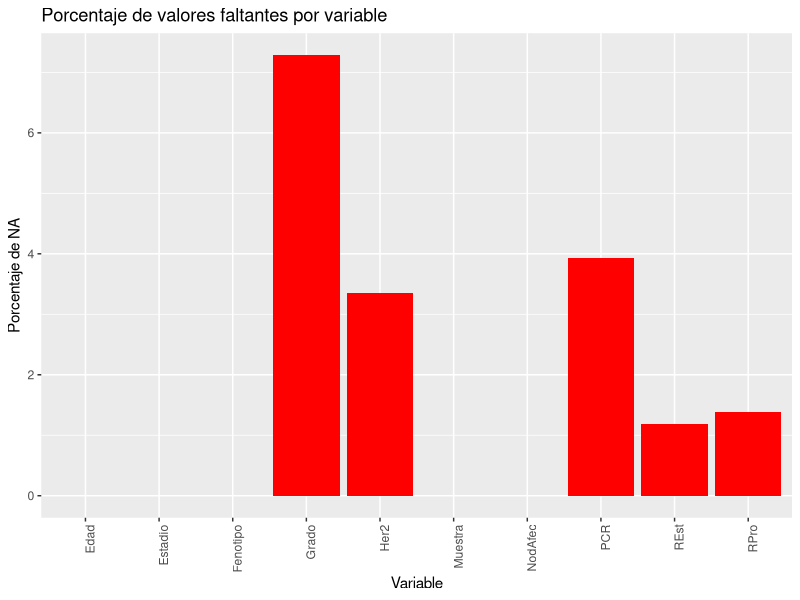
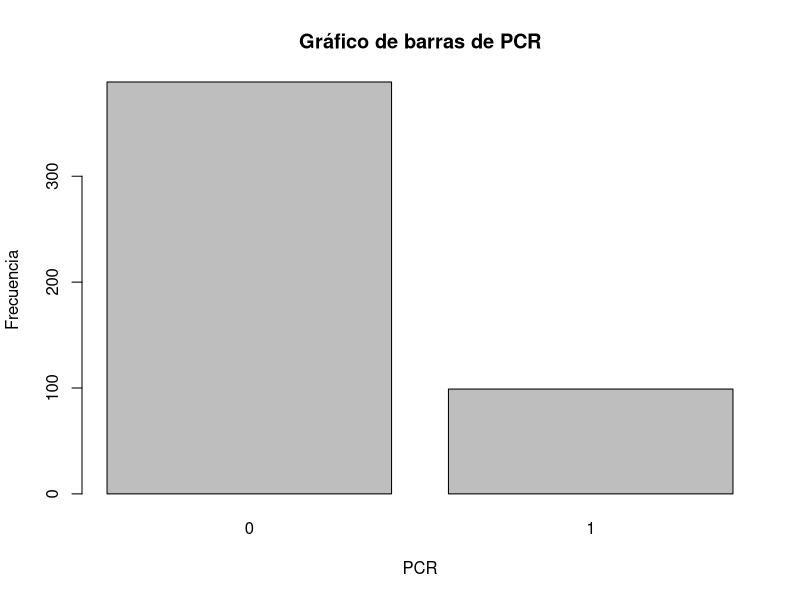
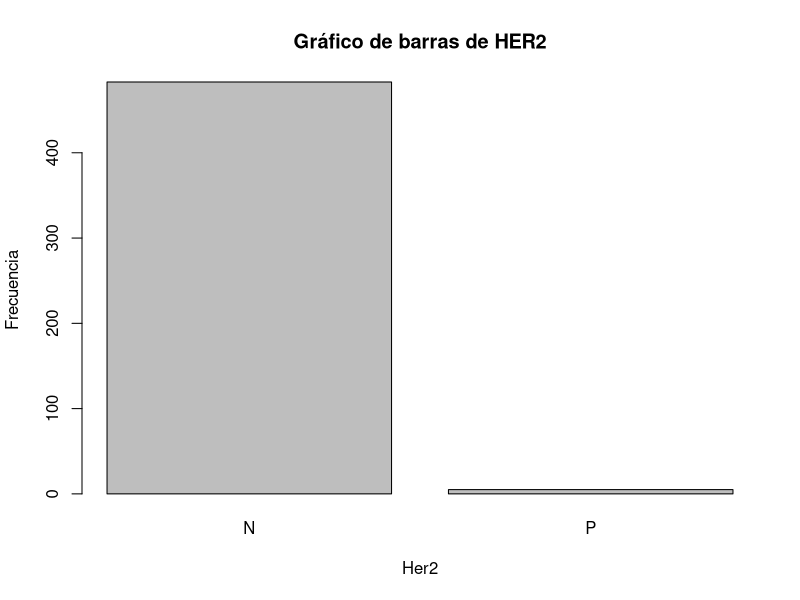
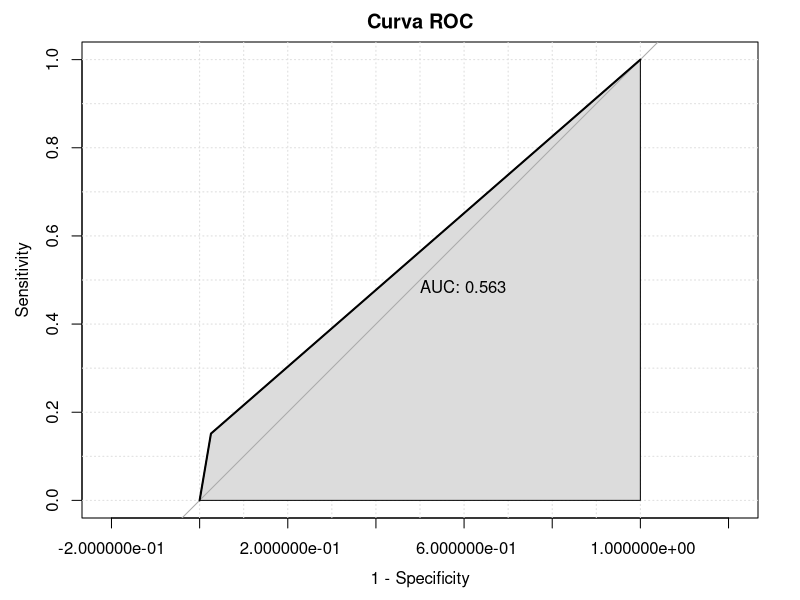

These charts were generated, in order, by the following R code: (Note: a time limit stopped this script after it produced the figures.)
## ---- chunk 1
knitr::opts_chunk$set(echo = TRUE)
## ---- chunk 2
datos_iniciales <- read.table("Datos_Cancer_Mama2.txt", sep = "\t", header = TRUE, stringsAsFactors = TRUE, fileEncoding = "latin1")

head(datos_iniciales, 4) #Imprimo por pantalla las primeras 4 filas para mostrar los datos iniciales
#View(datos_iniciales) #Este codigo es útil para poder visualizar los datos en su totalidad antes de modificarlos
## ---- chunk 3
datos_cancer <-  datos_iniciales
# Reemplazar "I" con NA en cada columna
datos_cancer$REst[datos_cancer$REst == "I"] <- NA
datos_cancer$RPro[datos_cancer$RPro == "I"] <- NA
datos_cancer$Her2[datos_cancer$Her2 == "I"] <- NA

# Eliminar el nivel "I" de los factores
datos_cancer$REst <- droplevels(datos_cancer$REst)
datos_cancer$RPro <- droplevels(datos_cancer$RPro)
datos_cancer$Her2 <- droplevels(datos_cancer$Her2)
#View(datos_cancer)
## ---- chunk 4
# Calcula el porcentaje de valores faltantes
grafica_porcentajes_NA <-  function(datos){
  na_percentage <- colMeans(is.na(datos)) * 100

# Convierte los resultados a un data frame para ggplot
na_df <- data.frame(variable = names(na_percentage), percentage = na_percentage)

# Carga la biblioteca ggplot2
library(ggplot2)

# Crea el gráfico de barras
ggplot(na_df, aes(x = variable, y = percentage)) +
  geom_bar(stat = "identity", fill = "red") +
  theme(axis.text.x = element_text(angle = 90, hjust = 1)) +
  labs(x = "Variable", y = "Porcentaje de NA", title = "Porcentaje de valores faltantes por variable")
}

#summary(datos_cancer)
grafica_porcentajes_NA(datos_cancer)

## ---- chunk 5
#Funcion útil para evitar errores por valores 0,5 en luegar de 0.5
arregla_decimal <- function(columna_decimal) {
  columna_decimal <- gsub(",", ".", columna_decimal)
  return(columna_decimal)
}
datos_cancer$Edad <- arregla_decimal(datos_cancer$Edad)
datos_cancer$Edad <- as.integer(datos_cancer$Edad) #Redondea para abajo usualmente

datos_cancer$Grado <- as.factor(datos_cancer$Grado)
#View(datos_cancer)
## ---- chunk 6
summary(datos_cancer)
#Eliminar las filas con NA en PCR es lo mejor, porque es muy peligroso generar resultados por imputacion en las casillas de la variable evento.
datos_cancer <- datos_cancer[!is.na(datos_cancer$PCR), ]
print("Resumen de datos sin NA en nuestra variable evento")
summary(datos_cancer)

## ---- chunk 7
rellenado_NA <- function(dataset) {

  # Convertir los valores nulos "" en NA
  dataset[dataset == ""] <- NA
  
  # Identificar las columnas (2) con valores ausentes (anyNA)
  columnas_ausentes <- colnames(dataset)[apply(dataset, 2, anyNA)]

  # Imputar valores faltantes por la media para las variables numéricas y la moda para las variables categóricas
  dataset[columnas_ausentes] <- lapply(dataset[columnas_ausentes], function(col) {
    if (is.numeric(col)) {
      media <- mean(col, na.rm = TRUE)  # Calcular la media de la columna
      col[is.na(col)] <- media  # Reemplazar los NA con la media
    } else {
      # Convertir las columnas a factores si no lo son
      if (!is.factor(col)) {
        col <- as.factor(col)
      }
      # Calcular la moda de la columna y reemplazar los NA con la moda
      moda <- names(which.max(table(col)))
      col[is.na(col)] <- moda
    }
    return(col)
  })

  # verificación
  if (anyNA(dataset)) {
    warning("Hubo un error inesperado, por algún motivo no sé relleno correctamente")
  }
  return(dataset)
}


datos_cancer <- rellenado_NA(datos_cancer)
#View(datos_cancer)

## ---- chunk 8
# Convertir la columna Grado a tipo carácter
datos_cancer$Grado <- as.character(datos_cancer$Grado)

# Realizar los reemplazos
datos_cancer$Grado <- replace(datos_cancer$Grado, datos_cancer$Grado == "1", "I (1)")
datos_cancer$Grado <- replace(datos_cancer$Grado, datos_cancer$Grado == "2", "II (2)")
datos_cancer$Grado <- replace(datos_cancer$Grado, datos_cancer$Grado == "3", "III (3)")

# Convertir la columna Grado de nuevo a factor, si lo deseas
datos_cancer$Grado <- as.factor(datos_cancer$Grado)

# Contar el número de filas con "T0" en la columna Estadio
num_filas_T0 <- sum(datos_cancer$Estadio == "T0")


# Contar el número de filas con "T0" en la columna Estadio
num_filas_T1 <- sum(datos_cancer$Estadio == "T1")

# Convertir la columna Estadio a tipo carácter
datos_cancer$Estadio <- as.character(datos_cancer$Estadio)

# Realizar los reemplazos
datos_cancer$Estadio[datos_cancer$Estadio == "T0"] <- "T0-T1"
datos_cancer$Estadio[datos_cancer$Estadio == "T1"] <- "T0-T1"

# Contar el número de filas con "T0" en la columna Estadio
num_filas <- sum(datos_cancer$Estadio == "T0-T1")

# Convertir la columna Estadio de nuevo a factor, si lo deseas
datos_cancer$Estadio <- as.factor(datos_cancer$Estadio)

print(paste("Para la variable Estadio el número de filas con T0 es:", num_filas_T0, " y el número de filas con T1 es:", num_filas_T1, "Por lo cual para evitar tener una categoría tan pequeña se unificaran en T0-T1", num_filas))

## ---- chunk 9
# Agrupación de edades basada en etapas de la vida
datos_cancer$edad_umbralizada <- cut(datos_cancer$Edad,
                              breaks = c(-Inf, 40, 49, 69, Inf),
                              labels = c("(40 o menos)", "(40-49)", "(50-69)", "(70 o más)"),
                              include.lowest = TRUE)
datos_cancer$edad_binaria <- ifelse(datos_cancer$Edad < 50, "Adulto joven (24-49)", "Adulto mayor (50-75)")
head(datos_cancer, 4)
## ---- chunk 10
generador_graficas_automatico <- function(dato1, nom_col) {
 # Asegurarse de que la variable es un factor
 dato1 <- as.factor(dato1)
  
 es_cat1 <- is.factor(dato1)
  
 if (es_cat1) {
    # Gráfico de barras
    barplot(table(dato1), main = paste("Gráfico de barras de", nom_col), xlab = nom_col, ylab = "Frecuencia")
    
    # Pastel
    pie(table(dato1), cex = 1.5, main = paste("Pastel de:", nom_col))
 } else {
    # Boxplot
    boxplot(dato1, horizontal = TRUE, main = paste("Boxplot de:", nom_col))
    
    # Histograma
    hist(dato1, main = paste("Histograma de", nom_col), ylab = "Frecuencia", xlab = nom_col)
    
    # Curva de densidad
    densidad <- density(dato1)
    lines(densidad, col = "black", lwd = 2)
    
    # Tabla de frecuencias
    tabla_frecuencias <- data.frame(Valor = unique(dato1), Frecuencia = table(dato1))
    print(tabla_frecuencias)
 }
}

# Obtener los nombres de las columnas
#nombres_columnas <- colnames(datos_cancer)

# Si queremos generar los comandos tendremos que quitar el #
#resultados_analisis <- lapply(nombres_columnas, function(nombre_col) {
#  generador_graficas_automatico(datos_cancer[[nombre_col]], nombre_col)
#  View(datos_cancer)
#})
## ---- chunk 11
barplot(table(datos_cancer$PCR), main = "Gráfico de barras de PCR", xlab = "PCR", ylab = "Frecuencia")

#porcentaje de 0 en la variable PCR
porcentaje_0 <- round(sum(datos_cancer$PCR == "0") / length(datos_cancer$PCR) * 100, 2)
print(paste("El porcentaje de la variable PCR que tiene un valor de '0' es:", porcentaje_0, "%"))
## ---- chunk 12
barplot(table(datos_cancer$Her2), main = "Gráfico de barras de HER2", xlab = "Her2", ylab = "Frecuencia")
## ---- chunk 13
datos_cancer<- subset(datos_cancer, select=-Muestra) #Dataset tras limpieza e imputación
datos_cancer<- subset(datos_cancer, select=-Her2) #Dataset principal con el que se trabajará (sin Her2)
datos_cancer_def<- datos_cancer
datos_cancer<- subset(datos_cancer, select=-edad_binaria)
datos_cancer<- subset(datos_cancer, select=-edad_umbralizada)
## ---- chunk 14
# Hay que cargar la librería MASS, donde se encuentra la función stepAIC
library(MASS)
# Stepwise backward selection
# ---------------------------
# Primero, se crea el modelo completo. El "." indica que incluye todas las variables del conjunto de datos.
# En el parámetro data se pasan los datos imputados mediante la eliminación de los NA´s. Es importante destacar que el algoritmo stepAIC no funciona correctamente con valores NA´s.
lr.fit1 <- glm(PCR ~ ., data = datos_cancer_def, family = binomial("logit"))
print("Resumen de los valores que más afectan al resultado de la PCR")
summary(lr.fit1)
# Realizar selección de variables utilizando stepAIC
print("Disculpe el exceso de texto, pero considero necesario mostrar la elección de stepAIC")
modelo_seleccionado <- stepAIC(lr.fit1, direction = "backward")
# Resumen del modelo seleccionado
#summary(modelo_seleccionado)
## ---- chunk 15

oversample_data <- function(dataset, target_col, event_posi=1, event_nega=0, semilla=10) {
  set.seed(semilla)
  # Dividir el conjunto de datos en aquellas cuyo valor de la variable evento es positivo (1) y negativo (0)
  positive <- dataset[dataset[[target_col]] == event_posi, ]
  negative <- dataset[dataset[[target_col]] == event_nega, ]
  
  # Calcular el número de instancias positivas y negativas
  num_positive <- nrow(positive)
  num_negative <- nrow(negative)
  
  # Determinar cuál es la clase menos representada
  minor <- ifelse(num_positive < num_negative, 1, 0)
  
  # Determinar cuántas instancias adicionales necesitamos generar
  num_to_generate <- abs(num_positive - num_negative)
  
  # Realizar oversampling generando instancias adicionales aleatorias de la clase menos representada
  if (minor == 1) {
    additional <- positive[sample(num_positive, num_to_generate, replace = TRUE), ]
  } else {
    additional <- negative[sample(num_negative, num_to_generate, replace = TRUE), ]
  }
  
  # Combinar el conjunto de datos original con las instancias adicionales
  oversampled_dataset <- rbind(dataset, additional)
  
  return(oversampled_dataset)
}
datos_oversampling= oversample_data(datos_cancer_def,"PCR")
cat("El número de filas de datos_oversampling es ", nrow(datos_oversampling), " donde la variable evento se encuentra equilibrada artificialmente.\n")

## ---- chunk 16
undersample_data <- function(dataset, target_col, event_posi=1, event_nega=0, seed=69) {
  set.seed(seed)
  # Divide the dataset into positive and negative instances
  positive <- dataset[dataset[[target_col]] == event_posi, ]
  negative <- dataset[dataset[[target_col]] == event_nega, ]

  # Calculate the number of positive and negative instances
  num_positive <- nrow(positive)
  num_negative <- nrow(negative)

  # Determine the majority class
  majority <- ifelse(num_positive > num_negative, 1, 0)

  # Determine how many instances to remove from the majority class
  num_to_remove <- abs(num_positive - num_negative)

  # Perform undersampling by randomly removing instances from the majority class
  if (majority == 1) {
    to_remove <- sample(nrow(positive), num_to_remove, replace = FALSE)
    positive <- positive[-to_remove, ]
  } else {
    to_remove <- sample(nrow(negative), num_to_remove, replace = FALSE)
    negative <- negative[-to_remove, ]
  }

  # Combine the undersampled dataset
  undersampled_dataset <- rbind(positive, negative)

  return(undersampled_dataset)
}

datos_undersampling <- undersample_data(datos_cancer_def, "PCR")
cat("El número de filas de datos_undersampling es ", nrow(datos_undersampling), " donde la variable evento se encuentra equilibrada artificialmente.\n")
## ---- chunk 17
# Realizar predicciones en el conjunto de prueba
predicciones <- predict(lr.fit1, newdata = datos_cancer_def, type = "response")

# Esta línea de código utiliza la función ifelse() para convertir las predicciones continuas (valores numéricos entre 0 y 1) en clases discretas (1 para positivo y 0 para negativo).
predicted_classes <- ifelse(predicciones > 0.5, 1, 0)

#matriz confusion
conf_matrix <- table(datos_cancer_def$PCR, predicted_classes)

print("La matriz confusión:")
print(conf_matrix)

## ---- chunk 18
library(pROC)
# Calcular la curva ROC
roc_obj <- roc(datos_cancer_def$PCR, predicted_classes)

# Graficar la curva ROC
plot(roc_obj, main='Curva ROC', print.auc=TRUE, auc.polygon=TRUE,
     grid=TRUE, legacy.axes=TRUE, percent=TRUE)

# Imprimir el valor del área bajo la curva (AUC)
cat('Área bajo la curva (AUC):', auc(roc_obj), '\n')
## ---- chunk 19
library(pROC)
calcular_param <- function(original, predict) {
  
  suppressWarnings(matriz_confusion <- table(original, predict))
    # Comprobar si la matriz de confusión es 2x1
  if (ncol(matriz_confusion) == 1 && nrow(matriz_confusion) == 2) {
    # Crear una matriz de confusión 2x2 rellenada con ceros
    new_conf_matrix <- matrix(0, nrow = 2, ncol = 2, dimnames = list(c("0", "1"), c("0", "1")))
    # Copiar los valores de la matriz original a la nueva matriz
    new_conf_matrix[, 1] <- matriz_confusion[, 1]
    matriz_confusion <- new_conf_matrix
  }
  
    
  VN <- matriz_confusion[1, 1]
  FP <- matriz_confusion[1, 2]
  VP <- matriz_confusion[2, 2]
  FN <- matriz_confusion[2, 1]
  #La Exactitud  (en inglés, “Accuracy”) (VP+VN)/(VP+FP+FN+VN) ACIERTOS/TOTAL
  accuracy <- round((VP+VN)/(VP+FP+FN+VN), digits = 2)

  # La Precisión VP/(VP+FP), lo que sería igual :  Verdaderos positivos / Total Enfermos
  precision <- round(VP/(VP+FP), digits = 2)
  
  # La Sensibilidad (“Recall” o “Sensitivity” ),VP/(VP+FN)
  sensibilidad <- round((VP/(VP+FN)), digits = 2)


  # La Especificidad (“Especificity”) también conocida como la Tasa de Verdaderos Negativos, (“true negative rate”)
  #VN/(VN+FP)
  especificidad <- round((VN/(VN+FP)), digits = 2)

  # Calcular el F1-score
  f1_score <- round(2 * (precision * sensibilidad) / (precision + sensibilidad), digits = 2)

  #te calculo la roc
  roc_obj <- roc(original, predict)

  # Valor del área bajo la curva (AUC)
  AUC <- round(auc(roc_obj), digits = 3)
  
  return(c(accuracy, precision, sensibilidad, especificidad, f1_score, AUC))
}

imprimir_param <- function(calc){
    cat("Parámetros de evaluación del modelo:",
      paste("Exactitud (accuracy):", calc[1]),
      paste("Precision:", calc[2]),
      paste("sensibilidad:", calc[3]),
      paste("especificidad:", calc[4]),
      paste("F1-score:", calc[5]), 
      paste("Área bajo la curva ROC (AUC):", calc[6]),
      "\n")
  
}


# Obtener los valores
calc <- calcular_param(datos_cancer_def$PCR, predicted_classes)

imprimir_param(calc)
## ---- chunk 20
dividir_datos <- function(datos, porcentaje = 0.7, semilla = 69) {
 # Establecer la semilla para la reproducibilidad
 set.seed(semilla)
  
 # Calcular el número de filas para el conjunto de entrenamiento
 n_entrenamiento <- floor(porcentaje * nrow(datos))
  
 # Crear índices para el conjunto de entrenamiento
 indices_entrenamiento <- sample(1:nrow(datos), size = n_entrenamiento)
  
  
 return(indices_entrenamiento)
}
#indices=dividir_datos(datos_cancer,70)
## ---- chunk 21
# Cargar la biblioteca necesaria
library(MASS)
library(caret)
# Dividir los datos en conjuntos de entrenamiento y prueba
set.seed(69) # Para reproducibilidad
indices <- createDataPartition(datos_cancer_def$PCR, p = 0.7, list = FALSE) #al final no usaré el dividir_datos
datos_entrenamiento <- datos_cancer_def[indices, ]
datos_prueba <- datos_cancer_def[-indices, ]

# Entrenar el modelo de regresión logística sin la columna Muestra
modelo <- glm(PCR ~ ., data = datos_entrenamiento, family = "binomial")

# Realizar predicciones en el conjunto de prueba
predicciones <- predict(modelo, newdata = datos_prueba, type = "response")
predicted_classes2 <- ifelse(predicciones > 0.5, 1, 0)

calc2 <- calcular_param(datos_prueba$PCR, predicted_classes2)
imprimir_param(calc2)
## ---- chunk 22
library(MASS)
library(caret)

# Definir la función HoldOut
HoldOut <- function(datos, num = 1, semilla = 69, mostrar = TRUE) {
  set.seed(semilla)
  proporciones <- c(0.6, 0.7, 0.8)
  mejor_proporcion <- 0
  mejor_AUC <- 0
  mejores_parametros <- NULL
  
  for (proporcion_entrenamiento in proporciones) {
    parametros_mejor_AUC <- NULL
    metrics <- NULL
    
    for (i in 1:num) {
      # Dividir los datos en conjuntos de entrenamiento y prueba
      indices <- createDataPartition(datos$PCR, p = proporcion_entrenamiento, list = FALSE)
      datos_entrenamiento <- datos[indices, ]
      datos_prueba <- datos[-indices, ]
      
      # Entrenar el modelo de regresión logística sin la columna Muestra
      modelo <- glm(PCR ~ ., data = datos_entrenamiento, family = "binomial")
      
      # Realizar predicciones en el conjunto de prueba
      predicciones <- predict(modelo, newdata = datos_prueba, type = "response")
      predicted_classes <- ifelse(predicciones > 0.5, 1, 0)
      
      metrics_repe <- calcular_param(datos_prueba$PCR, predicted_classes)

      if (is.null(metrics)) {
        metrics <- metrics_repe
      } else {
        metrics <- metrics + metrics_repe
        }
    }
    
    # Calcular la precisión promedio para esta proporción
    AUC_promedio <- metrics[6] / num
    # Actualizar la mejor proporción si se encuentra una precisión mejor
    if (AUC_promedio > mejor_AUC) {
      mejor_AUC <- AUC_promedio
      mejor_proporcion <- proporcion_entrenamiento
      mejores_parametros <- metrics/num
    }
  }
  
   if (mostrar) {
    cat("La mejor proporción es", mejor_proporcion, "con un AUC promedio de", round(mejor_AUC,digits = 2), "\n")
  }
  mejores_parametros <- round(mejores_parametros, digits = 2)
  # Devolver la mejor precisión y los demás parámetros para esa precisión
  return(mejores_parametros)
}

#uso de la función
cat("-Esto es un ejemplo de Holdout simple:", "\n")
parametros <- HoldOut(datos_cancer_def,num = 1,semilla = 7,mostrar = TRUE)
#imprimir_param(parametros) si quiero ver más especifico sus demás paramétros

cat("-Podremos empezar a comparar los datos originales con el caso oversampling", "\n")
parametros <- HoldOut(datos_oversampling,num = 1,semilla = 7,mostrar = TRUE)
#imprimir_param(parametros)si quiero ver más especifico sus demás paramétros
## ---- chunk 23
#uso de la función
cat("-Esto es un ejemplo de repeated Holdout:", "\n")
parametros <- HoldOut(datos_cancer_def,num = 30,semilla = 7,mostrar = TRUE)
#imprimir_param(parametros) si quiero ver más especifico sus demás paramétros

cat("Lo mismo pero con oversampling", "\n")
parametros <- HoldOut(datos_oversampling,num = 30,semilla = 7,mostrar = TRUE)
#imprimir_param(parametros)si quiero ver más especifico sus demás paramétros
## ---- chunk 24
k_fold_cross_validation <- function(data, k = 10, semilla=69) {
  # Shuffle the data
  set.seed(semilla)
  shuffled_data <- data[sample(nrow(data)), ]
  
  # Calculate the number of rows in each fold
  fold_size <- floor(nrow(data) / k)
  
  metrics <- NULL
  
  for (i in 1:k) {
    # Define the start and end indices for the current fold
    start_index <- ((i - 1) * fold_size) + 1
    end_index <- min(i * fold_size, nrow(data))
    
    # Extract the current fold for validation
    validation_data <- shuffled_data[start_index:end_index, ]
    
    # Use the rest of the data for training
    training_data <- rbind(shuffled_data[1:start_index-1, ], shuffled_data[end_index+1:nrow(shuffled_data), ])
    
    # Train the model on the training data (using default model)
    model <- glm(PCR ~ ., data = training_data, family = "binomial")
    
    # Make predictions on the validation set
    predicted_classes <- ifelse(predict(model, newdata = validation_data, type = "response") > 0.5, 1, 0)
    
    # Calculate metrics
    current_metrics <- calcular_param(validation_data$PCR, predicted_classes)
    
    # Add current fold metrics to the overall metrics
    if (is.null(metrics)) {
      metrics <- current_metrics
    } else {
      metrics <- metrics + current_metrics
    }
  }
  
  # Calculate mean of metrics
  metrics_mean <- metrics / k
  metrics_mean <- round(metrics_mean, digits = 3)
  # Return the mean metrics
  return(metrics_mean)
}
cat("K-fold cross validation con el dataset limpio:", "\n")
calc <- k_fold_cross_validation(datos_cancer_def, k = 5, semilla = 7)
imprimir_param(calc)
cat("K-fold cross validation con oversampling:", "\n")
calc <- k_fold_cross_validation(datos_oversampling)
imprimir_param(calc)
## ---- chunk 25
buscar_todos_modelos <- function(datos, variable_evento, num_rep=0, folds=0) {
  # Obtener todas las combinaciones de variables predictoras
  variables <- colnames(datos)
  variables <- variables[variables != variable_evento]  # Excluir la variable objetivo
  combinaciones <- lapply(1:length(variables), function(n) combn(variables, n))

  # Inicializar una lista para almacenar los resultados
  resultados <- list()

  # Iterar sobre todas las combinaciones
  for (i in 1:length(combinaciones)) {
    for (j in 1:ncol(combinaciones[[i]])) {
      predictoras <- c(combinaciones[[i]][, j], variable_evento)
      datos_filtrados <- datos[, predictoras]
      
        if (num_rep != 0) {
         # Llamar a la función HoldOut con num_repeticiones=num_rep
          parametros <- HoldOut(datos_filtrados, num = num_rep, mostrar = FALSE)
        } else if (folds != 0) {
         # Llamar a la función k_fold_cross_validation con k=k
           parametros <- k_fold_cross_validation(data = datos_filtrados, k = folds)
        } else {
         # Salir y finalizar la ejecución de la función
          stop("Debe introducir o número de repeticiones para Holdout o el K para Kfolds")
        }
      
      

      accuracy <- parametros[1] 
      precision <- parametros[2]
      sensibilidad <- parametros[3] 
      especificidad <- parametros[4]
      f1_score <- parametros[5] 
      AUC <- parametros[6]
      # Guardar los resultados en la lista
      resultados[[length(resultados) + 1]] <- c(paste(predictoras[-length(predictoras)], collapse = ", "), accuracy, precision, sensibilidad, especificidad, f1_score, AUC)
    }
  }
  
  # Convertir la lista de resultados en un dataframe
  resultados_df <- do.call(rbind, resultados)
  colnames(resultados_df) <- c("Variables",  "Accuracy", "Precision", "Sensibilidad","Especificidad", "F1_score", "AUC")
  
  return(resultados_df)
}


## ---- chunk 26
library(dplyr)

# Ejemplo de uso
tabla_oversampling <- buscar_todos_modelos(datos = datos_oversampling, variable_evento = "PCR", num_rep = 10)
#View(tabla_oversampling)

# Suponiendo que tu dataframe se llama df
tabla_oversampling <- as.data.frame(tabla_oversampling)
tabla_oversampling <- arrange(tabla_oversampling, desc(AUC))  # Ordenar por la columna AUC de manera descendente
head(tabla_oversampling, 10)
## ---- chunk 27
library(dplyr)
# Ejemplo de uso
tabla_undersampling <- buscar_todos_modelos(datos = datos_undersampling, variable_evento = "PCR", num_rep = 10)
#View(tabla_oversampling)

# Suponiendo que tu dataframe se llama df
tabla_undersampling <- as.data.frame(tabla_undersampling)
tabla_undersampling <- arrange(tabla_undersampling, desc(AUC))  # Ordenar por la columna AUC de manera descendente
head(tabla_undersampling, 5)  
## ---- chunk 28
library(dplyr)

# Ejemplo de uso
tabla_cancer <- buscar_todos_modelos(datos = datos_cancer, variable_evento = "PCR", folds = 5)
#View(tabla_oversampling)

# Suponiendo que tu dataframe se llama df
tabla_cancer <- as.data.frame(tabla_cancer)
tabla_cancer <- arrange(tabla_cancer, desc(AUC))  # Ordenar por la columna AUC de manera descendente
head(tabla_cancer, 5)  # Mostrar las primeras 5 filas

# Ejemplo de uso
tabla_cancer_edades <- buscar_todos_modelos(datos = datos_cancer_def, variable_evento = "PCR", folds = 5)
#View(tabla_oversampling)

# Suponiendo que tu dataframe se llama df
tabla_cancer_edades <- as.data.frame(tabla_cancer_edades)
tabla_cancer_edades <- arrange(tabla_cancer_edades, desc(AUC))  # Ordenar por la columna AUC de manera descendente
head(tabla_cancer_edades, 5)  # Mostrar las primeras 5 filas
## ---- chunk 29
library(dplyr)
library(caret)
library(pROC)  # Necesario para la función roc y auc

# Suponiendo que tu dataframe se llama df
mejor <- datos_oversampling %>%
  select(Edad, REst, Grado, Fenotipo, edad_umbralizada, PCR)
calc <- k_fold_cross_validation(mejor, k = 5, semilla = 7)
imprimir_param(calc)

# Dividir el conjunto de datos en entrenamiento (70%) y prueba (30%)
indices <- createDataPartition(mejor$PCR, p = 0.7, list = FALSE)
mejor_entrenamiento <- mejor[indices, ]
datos_prueba <- mejor[-indices, ]

# Entrenar el modelo de regresión logística
lr.fit1 <- glm(PCR ~ ., data = mejor_entrenamiento, family = binomial("logit"))

# Realizar predicciones en el conjunto de prueba
predicciones <- predict(lr.fit1, newdata = datos_prueba, type = "response")

# Convertir las predicciones en clases
predicted_classes <- ifelse(predicciones > 0.5, 1, 0)

# Calcular la curva ROC
roc_obj <- roc(datos_prueba$PCR, predicciones)

# Graficar la curva ROC
plot(roc_obj, main = 'Curva ROC', print.auc = TRUE, auc.polygon = TRUE,
     grid = TRUE, legacy.axes = TRUE, percent = TRUE)
